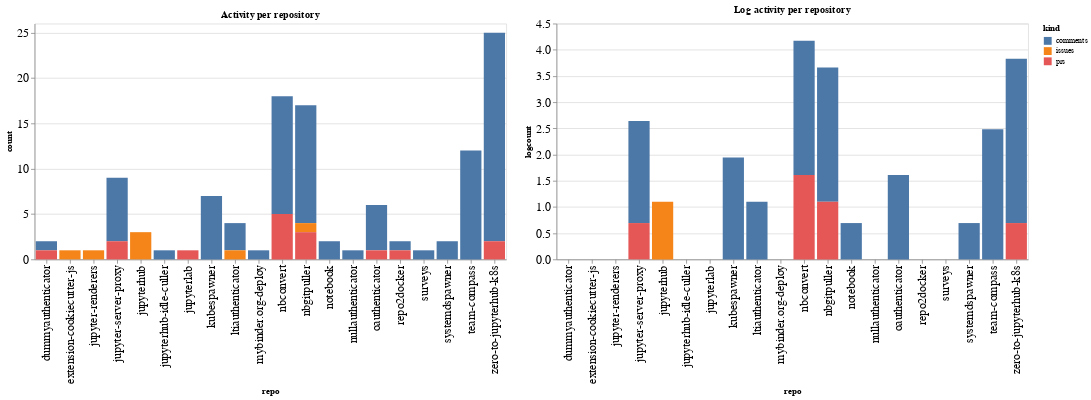

The notebook cell this image was saved under:
### Code cell
ch1 = alt.Chart(repo_summaries, width=600, title="Activity per repository").mark_bar().encode(
    x='repo',
    y='count',
    color='kind',
    tooltip="kind"
)

ch2 = alt.Chart(repo_summaries, width=600, title="Log activity per repository").mark_bar().encode(
    x='repo',
    y='logcount',
    color='kind',
    tooltip="kind"
)

ch1 | ch2

### Figure 1 — Vega-Lite specification as saved in the notebook (floating-point values rounded to 4 significant figures)
{"config": {"axisLeft": {"labelFontSize": 15}, "axisBottom": {"labelFontSize": 15}}, "hconcat": [{"mark": "bar", "encoding": {"color": {"type": "nominal", "field": "kind"}, "tooltip": {"type": "nominal", "field": "kind"}, "x": {"type": "nominal", "field": "repo"}, "y": {"type": "quantitative", "field": "count"}}, "title": "Activity per repository", "width": 600}, {"mark": "bar", "encoding": {"color": {"type": "nominal", "field": "kind"}, "tooltip": {"type": "nominal", "field": "kind"}, "x": {"type": "nominal", "field": "repo"}, "y": {"type": "quantitative", "field": "logcount"}}, "title": "Log activity per repository", "width": 600}], "data": {"name": "data-e77b19e7c57c1919b53efc9c4255def5"}, "$schema": "https://vega.github.io/schema/vega-lite/v4.8.1.json", "datasets": {"data-e77b19e7c57c1919b53efc9c4255def5": [{"repo": "dummyauthenticator", "kind": "comments", "count": 1, "logcount": 0.0}, {"repo": "dummyauthenticator", "kind": "prs", "count": 1, "logcount": 0.0}, {"repo": "extension-cookiecutter-js", "kind": "issues", "count": 1, "logcount": 0.0}, {"repo": "jupyter-renderers", "kind": "issues", "count": 1, "logcount": 0.0}, {"repo": "jupyter-server-proxy", "kind": "comments", "count": 7, "logcount": 1.946}, {"repo": "jupyter-server-proxy", "kind": "prs", "count": 2, "logcount": 0.6931}, {"repo": "jupyterhub", "kind": "issues", "count": 3, "logcount": 1.099}, {"repo": "jupyterhub-idle-culler", "kind": "comments", "count": 1, "logcount": 0.0}, {"repo": "jupyterlab", "kind": "prs", "count": 1, "logcount": 0.0}, {"repo": "kubespawner", "kind": "comments", "count": 7, "logcount": 1.946}, {"repo": "ltiauthenticator", "kind": "comments", "count": 3, "logcount": 1.099}, {"repo": "ltiauthenticator", "kind": "issues", "count": 1, "logcount": 0.0}, {"repo": "mybinder.org-deploy", "kind": "comments", "count": 1, "logcount": 0.0}, {"repo": "nbconvert", "kind": "comments", "count": 13, "logcount": 2.565}, {"repo": "nbconvert", "kind": "prs", "count": 5, "logcount": 1.609}, {"repo": "nbgitpuller", "kind": "comments", "count": 13, "logcount": 2.565}, {"repo": "nbgitpuller", "kind": "issues", "count": 1, "logcount": 0.0}, {"repo": "nbgitpuller", "kind": "prs", "count": 3, "logcount": 1.099}, {"repo": "notebook", "kind": "comments", "count": 2, "logcount": 0.6931}, {"repo": "nullauthenticator", "kind": "comments", "count": 1, "logcount": 0.0}, {"repo": "oauthenticator", "kind": "comments", "count": 5, "logcount": 1.609}, {"repo": "oauthenticator", "kind": "prs", "count": 1, "logcount": 0.0}, {"repo": "repo2docker", "kind": "comments", "count": 1, "logcount": 0.0}, {"repo": "repo2docker", "kind": "prs", "count": 1, "logcount": 0.0}, {"repo": "surveys", "kind": "comments", "count": 1, "logcount": 0.0}, {"repo": "systemdspawner", "kind": "comments", "count": 2, "logcount": 0.6931}, {"repo": "team-compass", "kind": "comments", "count": 12, "logcount": 2.485}, {"repo": "zero-to-jupyterhub-k8s", "kind": "comments", "count": 23, "logcount": 3.135}, {"repo": "zero-to-jupyterhub-k8s", "kind": "prs", "count": 2, "logcount": 0.6931}]}}
